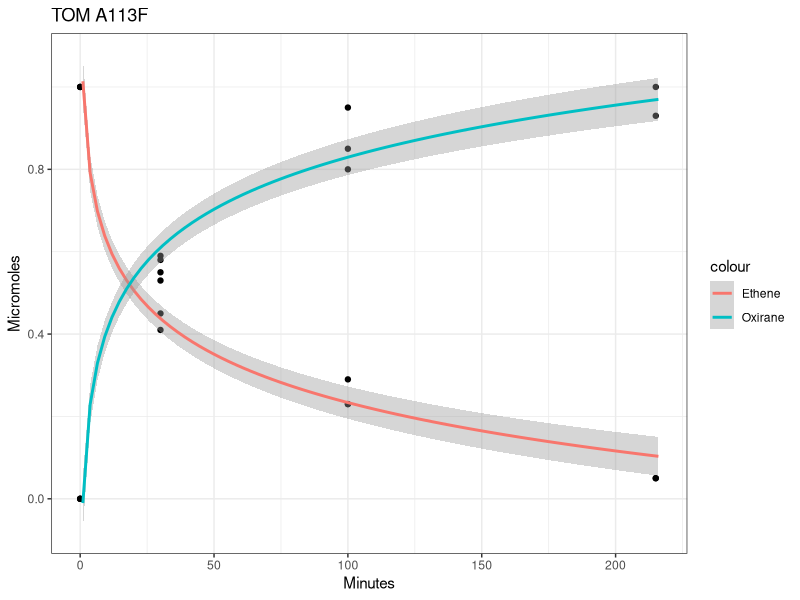

Recreate this plot in R. (Note: this script raises an error after producing the figure.)
library(ggplot2)

d=read.csv('time-course-to-300-min.csv')

ggplot(d, group=sample, color=sample) +
geom_point(aes(d$mins, d$eth)) + 
geom_point(aes(d$mins, d$oxi)) + 
stat_smooth(aes(d$mins+1, d$eth, color="Ethene"), method=lm, formula=y~log(x,10)) + 
stat_smooth(aes(d$mins+1, d$oxi, color="Oxirane"), method=lm, formula=y~log(x,10)) +
labs(x="Minutes", y="Micromoles", title="TOM A113F" ) + 
theme_bw() +
ggsave('time-course.png',width=5,height=5) 
